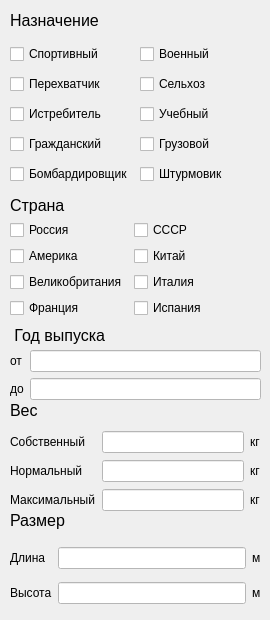
      <widget class="QWidget" name="page_7">
       <widget class="QLabel" name="label_56">
        <property name="geometry">
         <rect>
          <x>10</x>
          <y>10</y>
          <width>181</width>
          <height>21</height>
         </rect>
        </property>
        <property name="font">
         <font>
          <pointsize>12</pointsize>
         </font>
        </property>
        <property name="text">
         <string>Назначение</string>
        </property>
       </widget>
       <widget class="QLabel" name="label_61">
        <property name="geometry">
         <rect>
          <x>10</x>
          <y>195</y>
          <width>181</width>
          <height>21</height>
         </rect>
        </property>
        <property name="font">
         <font>
          <pointsize>12</pointsize>
         </font>
        </property>
        <property name="text">
         <string>Страна</string>
        </property>
       </widget>
       <widget class="QWidget" name="formLayoutWidget_10">
        <property name="geometry">
         <rect>
          <x>10</x>
          <y>220</y>
          <width>251</width>
          <height>103</height>
         </rect>
        </property>
        <layout class="QFormLayout" name="formLayout_10">
         <item row="0" column="0">
          <widget class="QCheckBox" name="checkBox_75">
           <property name="text">
            <string>Россия</string>
           </property>
          </widget>
         </item>
         <item row="0" column="1">
          <widget class="QCheckBox" name="checkBox_76">
           <property name="text">
            <string>СССР</string>
           </property>
          </widget>
         </item>
         <item row="1" column="0">
          <widget class="QCheckBox" name="checkBox_77">
           <property name="text">
            <string>Америка</string>
           </property>
          </widget>
         </item>
         <item row="1" column="1">
          <widget class="QCheckBox" name="checkBox_78">
           <property name="text">
            <string>Китай</string>
           </property>
          </widget>
         </item>
         <item row="2" column="0">
          <widget class="QCheckBox" name="checkBox_79">
           <property name="text">
            <string>Великобритания</string>
           </property>
          </widget>
         </item>
         <item row="2" column="1">
          <widget class="QCheckBox" name="checkBox_80">
           <property name="text">
            <string>Италия</string>
           </property>
          </widget>
         </item>
         <item row="3" column="0">
          <widget class="QCheckBox" name="checkBox_81">
           <property name="text">
            <string>Франция</string>
           </property>
          </widget>
         </item>
         <item row="3" column="1">
          <widget class="QCheckBox" name="checkBox_82">
           <property name="text">
            <string>Испания</string>
           </property>
          </widget>
         </item>
        </layout>
       </widget>
       <widget class="QLabel" name="label_152">
        <property name="geometry">
         <rect>
          <x>10</x>
          <y>325</y>
          <width>201</width>
          <height>21</height>
         </rect>
        </property>
        <property name="font">
         <font>
          <pointsize>12</pointsize>
         </font>
        </property>
        <property name="text">
         <string> Год выпуска</string>
        </property>
       </widget>
       <widget class="QLabel" name="label_153">
        <property name="geometry">
         <rect>
          <x>10</x>
          <y>400</y>
          <width>181</width>
          <height>21</height>
         </rect>
        </property>
        <property name="font">
         <font>
          <pointsize>12</pointsize>
         </font>
        </property>
        <property name="text">
         <string>Вес</string>
        </property>
       </widget>
       <widget class="QLabel" name="label_154">
        <property name="geometry">
         <rect>
          <x>10</x>
          <y>510</y>
          <width>181</width>
          <height>21</height>
         </rect>
        </property>
        <property name="font">
         <font>
          <pointsize>12</pointsize>
         </font>
        </property>
        <property name="text">
         <string>Размер</string>
        </property>
       </widget>
       <widget class="QWidget" name="formLayoutWidget_5">
        <property name="geometry">
         <rect>
          <x>10</x>
          <y>350</y>
          <width>251</width>
          <height>53</height>
         </rect>
        </property>
        <layout class="QFormLayout" name="formLayout_5">
         <item row="0" column="0">
          <widget class="QLabel" name="label_155">
           <property name="text">
            <string>от</string>
           </property>
          </widget>
         </item>
         <item row="0" column="1">
          <widget class="QLineEdit" name="lineEdit_31">
           <property name="styleSheet">
            <string notr="true">background-color: rgb(255, 255, 255);</string>
           </property>
          </widget>
         </item>
         <item row="1" column="0">
          <widget class="QLabel" name="label_156">
           <property name="text">
            <string>до</string>
           </property>
          </widget>
         </item>
         <item row="1" column="1">
          <widget class="QLineEdit" name="lineEdit_36">
           <property name="styleSheet">
            <string notr="true">background-color: rgb(255, 255, 255);</string>
           </property>
          </widget>
         </item>
        </layout>
       </widget>
       <widget class="QWidget" name="gridLayoutWidget_16">
        <property name="geometry">
         <rect>
          <x>10</x>
          <y>540</y>
          <width>251</width>
          <height>71</height>
         </rect>
        </property>
        <layout class="QGridLayout" name="gridLayout_16">
         <item row="0" column="1">
          <widget class="QLineEdit" name="lineEdit_37">
           <property name="styleSheet">
            <string notr="true">background-color: rgb(255, 255, 255);</string>
           </property>
          </widget>
         </item>
         <item row="1" column="0">
          <widget class="QLabel" name="label_157">
           <property name="text">
            <string>Высота</string>
           </property>
          </widget>
         </item>
         <item row="0" column="0">
          <widget class="QLabel" name="label_160">
           <property name="text">
            <string>Длина</string>
           </property>
          </widget>
         </item>
         <item row="1" column="1">
          <widget class="QLineEdit" name="lineEdit_38">
           <property name="styleSheet">
            <string notr="true">background-color: rgb(255, 255, 255);</string>
           </property>
          </widget>
         </item>
         <item row="0" column="2">
          <widget class="QLabel" name="label_163">
           <property name="text">
            <string>м</string>
           </property>
          </widget>
         </item>
         <item row="1" column="2">
          <widget class="QLabel" name="label_162">
           <property name="text">
            <string>м</string>
           </property>
          </widget>
         </item>
        </layout>
       </widget>
       <widget class="QWidget" name="gridLayoutWidget_17">
        <property name="geometry">
         <rect>
          <x>10</x>
          <y>430</y>
          <width>251</width>
          <height>82</height>
         </rect>
        </property>
        <layout class="QGridLayout" name="gridLayout_17">
         <item row="1" column="2">
          <widget class="QLabel" name="label_167">
           <property name="text">
            <string>кг</string>
           </property>
          </widget>
         </item>
         <item row="0" column="2">
          <widget class="QLabel" name="label_168">
           <property name="text">
            <string>кг</string>
           </property>
          </widget>
         </item>
         <item row="2" column="2">
          <widget class="QLabel" name="label_169">
           <property name="text">
            <string>кг</string>
           </property>
          </widget>
         </item>
         <item row="0" column="1">
          <widget class="QLineEdit" name="lineEdit_83">
           <property name="styleSheet">
            <string notr="true">background-color: rgb(255, 255, 255);</string>
           </property>
          </widget>
         </item>
         <item row="1" column="0">
          <widget class="QLabel" name="label_170">
           <property name="text">
            <string>Нормальный</string>
           </property>
          </widget>
         </item>
         <item row="0" column="0">
          <widget class="QLabel" name="label_171">
           <property name="text">
            <string>Собственный</string>
           </property>
          </widget>
         </item>
         <item row="2" column="0">
          <widget class="QLabel" name="label_172">
           <property name="text">
            <string>Максимальный</string>
           </property>
          </widget>
         </item>
         <item row="2" column="1">
          <widget class="QLineEdit" name="lineEdit_84">
           <property name="styleSheet">
            <string notr="true">background-color: rgb(255, 255, 255);</string>
           </property>
          </widget>
         </item>
         <item row="1" column="1">
          <widget class="QLineEdit" name="lineEdit_85">
           <property name="styleSheet">
            <string notr="true">background-color: rgb(255, 255, 255);</string>
           </property>
          </widget>
         </item>
        </layout>
       </widget>
       <widget class="QWidget" name="gridLayoutWidget_18">
        <property name="geometry">
         <rect>
          <x>10</x>
          <y>40</y>
          <width>251</width>
          <height>151</height>
         </rect>
        </property>
        <layout class="QGridLayout" name="gridLayout_18">
         <item row="0" column="1">
          <widget class="QCheckBox" name="checkBox_83">
           <property name="text">
            <string>Военный</string>
           </property>
          </widget>
         </item>
         <item row="2" column="1">
          <widget class="QCheckBox" name="checkBox_84">
           <property name="text">
            <string>Учебный</string>
           </property>
          </widget>
         </item>
         <item row="3" column="1">
          <widget class="QCheckBox" name="checkBox_85">
           <property name="text">
            <string>Грузовой</string>
           </property>
          </widget>
         </item>
         <item row="1" column="1">
          <widget class="QCheckBox" name="checkBox_86">
           <property name="text">
            <string>Сельхоз</string>
           </property>
          </widget>
         </item>
         <item row="0" column="0">
          <widget class="QCheckBox" name="checkBox_87">
           <property name="text">
            <string>Спортивный</string>
           </property>
          </widget>
         </item>
         <item row="4" column="0">
          <widget class="QCheckBox" name="checkBox_13">
           <property name="text">
            <string>Бомбардировщик</string>
           </property>
          </widget>
         </item>
         <item row="3" column="0">
          <widget class="QCheckBox" name="checkBox_88">
           <property name="text">
            <string>Гражданский</string>
           </property>
          </widget>
         </item>
         <item row="2" column="0">
          <widget class="QCheckBox" name="checkBox_14">
           <property name="text">
            <string>Истребитель</string>
           </property>
          </widget>
         </item>
         <item row="1" column="0">
          <widget class="QCheckBox" name="checkBox_89">
           <property name="text">
            <string>Перехватчик</string>
           </property>
          </widget>
         </item>
         <item row="4" column="1">
          <widget class="QCheckBox" name="checkBox_90">
           <property name="text">
            <string>Штурмовик</string>
           </property>
          </widget>
         </item>
        </layout>
       </widget>
      </widget>
